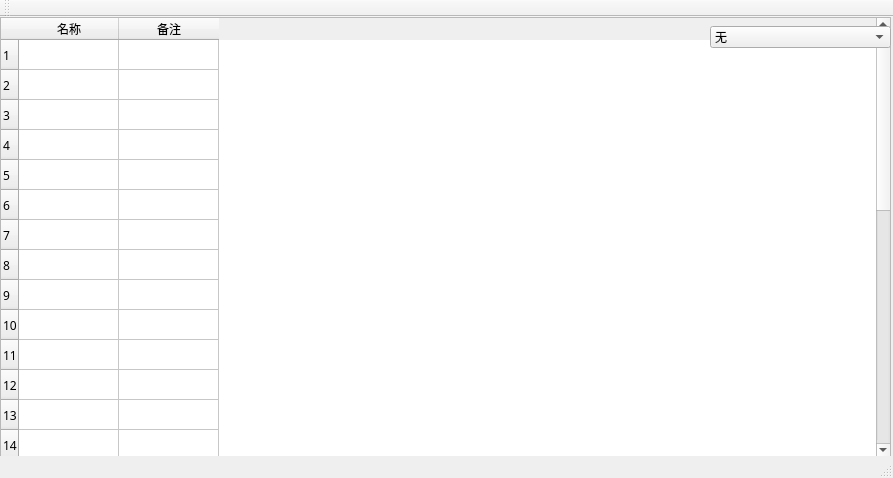
<?xml version="1.0" encoding="UTF-8"?>
<ui version="4.0">
 <class>Mdi</class>
 <widget class="QMainWindow" name="Mdi">
  <property name="geometry">
   <rect>
    <x>0</x>
    <y>0</y>
    <width>893</width>
    <height>478</height>
   </rect>
  </property>
  <property name="windowTitle">
   <string>MainWindow</string>
  </property>
  <widget class="QWidget" name="centralwidget">
   <widget class="QTableWidget" name="tableWidget">
    <property name="geometry">
     <rect>
      <x>0</x>
      <y>0</y>
      <width>891</width>
      <height>441</height>
     </rect>
    </property>
    <property name="font">
     <font>
      <family>宋体</family>
     </font>
    </property>
    <row>
     <property name="text">
      <string>1</string>
     </property>
    </row>
    <row>
     <property name="text">
      <string>2</string>
     </property>
    </row>
    <row>
     <property name="text">
      <string>3</string>
     </property>
    </row>
    <row>
     <property name="text">
      <string>4</string>
     </property>
    </row>
    <row>
     <property name="text">
      <string>5</string>
     </property>
    </row>
    <row>
     <property name="text">
      <string>6</string>
     </property>
    </row>
    <row>
     <property name="text">
      <string>7</string>
     </property>
    </row>
    <row>
     <property name="text">
      <string>8</string>
     </property>
    </row>
    <row>
     <property name="text">
      <string>9</string>
     </property>
    </row>
    <row>
     <property name="text">
      <string>10</string>
     </property>
    </row>
    <row>
     <property name="text">
      <string>11</string>
     </property>
    </row>
    <row>
     <property name="text">
      <string>12</string>
     </property>
    </row>
    <row>
     <property name="text">
      <string>13</string>
     </property>
    </row>
    <row>
     <property name="text">
      <string>14</string>
     </property>
    </row>
    <row>
     <property name="text">
      <string>15</string>
     </property>
    </row>
    <row>
     <property name="text">
      <string>16</string>
     </property>
    </row>
    <row>
     <property name="text">
      <string>17</string>
     </property>
    </row>
    <row>
     <property name="text">
      <string>18</string>
     </property>
    </row>
    <row>
     <property name="text">
      <string>19</string>
     </property>
    </row>
    <row>
     <property name="text">
      <string>20</string>
     </property>
    </row>
    <row>
     <property name="text">
      <string>21</string>
     </property>
    </row>
    <row>
     <property name="text">
      <string>22</string>
     </property>
    </row>
    <row>
     <property name="text">
      <string>23</string>
     </property>
    </row>
    <row>
     <property name="text">
      <string>24</string>
     </property>
    </row>
    <row>
     <property name="text">
      <string>25</string>
     </property>
    </row>
    <row>
     <property name="text">
      <string>26</string>
     </property>
    </row>
    <row>
     <property name="text">
      <string>27</string>
     </property>
    </row>
    <row>
     <property name="text">
      <string>28</string>
     </property>
    </row>
    <row>
     <property name="text">
      <string>29</string>
     </property>
    </row>
    <row>
     <property name="text">
      <string>30</string>
     </property>
    </row>
    <column>
     <property name="text">
      <string>名称</string>
     </property>
    </column>
    <column>
     <property name="text">
      <string>备注</string>
     </property>
    </column>
   </widget>
   <widget class="QWidget" name="cobwidget" native="true">
    <property name="geometry">
     <rect>
      <x>710</x>
      <y>0</y>
      <width>181</width>
      <height>41</height>
     </rect>
    </property>
    <layout class="QHBoxLayout" name="horizontalLayout">
     <item>
      <widget class="QComboBox" name="comboBox">
       <item>
        <property name="text">
         <string>无</string>
        </property>
       </item>
       <item>
        <property name="text">
         <string>A  区域</string>
        </property>
       </item>
       <item>
        <property name="text">
         <string>B-1区域</string>
        </property>
       </item>
       <item>
        <property name="text">
         <string>B-2区域</string>
        </property>
       </item>
       <item>
        <property name="text">
         <string>B-3区域</string>
        </property>
       </item>
       <item>
        <property name="text">
         <string>B-4区域</string>
        </property>
       </item>
       <item>
        <property name="text">
         <string>B-5区域</string>
        </property>
       </item>
       <item>
        <property name="text">
         <string>B-6区域</string>
        </property>
       </item>
       <item>
        <property name="text">
         <string>C  区域</string>
        </property>
       </item>
       <item>
        <property name="text">
         <string>D  区域</string>
        </property>
       </item>
       <item>
        <property name="text">
         <string>S  区域</string>
        </property>
       </item>
      </widget>
     </item>
    </layout>
   </widget>
  </widget>
  <widget class="QStatusBar" name="statusbar"/>
  <widget class="QToolBar" name="toolBar">
   <property name="windowTitle">
    <string>toolBar</string>
   </property>
   <attribute name="toolBarArea">
    <enum>TopToolBarArea</enum>
   </attribute>
   <attribute name="toolBarBreak">
    <bool>false</bool>
   </attribute>
  </widget>
  <action name="actionNew">
   <property name="icon">
    <iconset resource="images.qrc">
     <normaloff>:/img/new.png</normaloff>:/img/new.png</iconset>
   </property>
   <property name="text">
    <string>New</string>
   </property>
   <property name="toolTip">
    <string>新建文件</string>
   </property>
  </action>
  <action name="actionSave">
   <property name="icon">
    <iconset resource="images.qrc">
     <normaloff>:/img/save.png</normaloff>:/img/save.png</iconset>
   </property>
   <property name="text">
    <string>save</string>
   </property>
   <property name="toolTip">
    <string>保存</string>
   </property>
  </action>
  <action name="actionSaveAs">
   <property name="icon">
    <iconset resource="images.qrc">
     <normaloff>:/img/saveAs.png</normaloff>:/img/saveAs.png</iconset>
   </property>
   <property name="text">
    <string>SaveAs</string>
   </property>
   <property name="toolTip">
    <string>另存为</string>
   </property>
  </action>
  <action name="actionOpen">
   <property name="icon">
    <iconset resource="images.qrc">
     <normaloff>:/img/open.png</normaloff>:/img/open.png</iconset>
   </property>
   <property name="text">
    <string>Open</string>
   </property>
   <property name="toolTip">
    <string>打开现有文件</string>
   </property>
  </action>
 </widget>
 <resources>
  <include location="images.qrc"/>
 </resources>
 <connections/>
</ui>
